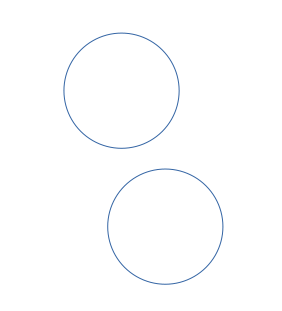
#> input picture circleHT/test2.png, 282 x 311 px
$ jupyter execute CircleHT.ipynb   (shell and % lines are left out)
#> lines starting #> are read from the running program, lines starting #| are printed output that depends on the picture; after the words box and inside, x2 and y2 are one past the last pixel; in counts of white or black regions, pixels touching at a corner belong together
[cell 1]
import numpy as np
import cv2
from numba import njit

[cell 2]
def constructIndices(edges):
    ''' This function returns the indices of the non zero edges
    '''
    args = np.argwhere(edges > 0)
    I = args[:, 1]
    J = args[:, 0]
    return I, J

[cell 3]
def findMaxima(hSpace, numOfMaxima, delta):
    ''' This function returns the local maximas of the accumulator.
        :param accum: The accumulator for the query image.
        :param delta: The radius around the local maxima to set to zero.
        :rtype: list(tuple)
    '''
    maxs = []

    for i in range(numOfMaxima):

        mx = np.argwhere(hSpace == np.max(hSpace))[0]
        y, x = mx[0], mx[1]
        maxs.append((x ,y))
        hSpace[y - delta : y + delta, x - delta : x + delta] = 0

    return maxs

[cell 4]
@njit
def checkBelongs(I, J, x_c, y_c, R):
    ''' This function find the indices that a point belongs to a circle.
    :param I: int[:] // Indicis of possible circle point
    :param x_c: int // x coordinates of the circle.
    :param R: int // radius of the circle.
    :rtype: int[:]

    '''
    d = (I - x_c) ** 2 + (J - y_c) ** 2
    return np.where(np.abs(d - R ** 2) < 1e-3, 1, 0)

[cell 5]
@njit(cache=True)
def constructAccum(I, J, R, shape):
    ''' This function construct the accumulator for a circle with radius R.
        :param shape:
    '''
    m, n = shape
    accum = np.zeros((m, n))
    for i in range(m):
        for j in range(n):
            accum[i, j] += np.sum(checkBelongs(I, J, j, i, R))
    return accum

[cell 6]
## We fix the radius to 58
img = 255 - cv2.imread('test2.png', 0)
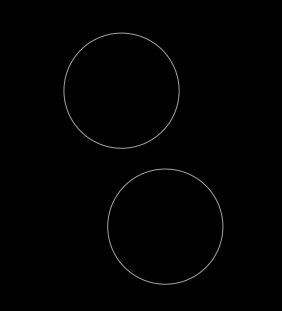
#> img: shape (311, 282); min 0, max 160, mean 1.3

cv2.imshow('Circle', img)
cv2.waitKey()
cv2.destroyAllWindows()

I, J = constructIndices(img)
#> in constructIndices, `args = np.argwhere(edges > 0)`: args = 1590 pairs, first value 32 to 284, second value 63 to 223
#> in constructIndices, `I = args[:, 1]`: I = 1590 values, max 223 at index 1171, min 63 at index 357, mean 142.8
#> in constructIndices, `J = args[:, 0]`: J = 1590 values from 32 to 284
#> J = 1590 values from 32 to 284

A = constructAccum(I, J, 58, img.shape)
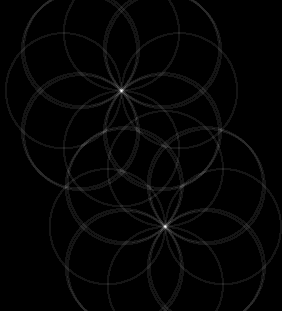
#> A: shape (311, 282) float64; min 0, max 12, mean 0.198; drawn with min black and max white

maxs = findMaxima(A, 2, 5)
#> the loop in findMaxima, `for i in range(numOfMaxima): ` made 2 passes
#> (y, x) on passes 1 to 2: (90, 121), (226, 165)
#> after the loop in findMaxima, `for i in range(numOfMaxima):`:
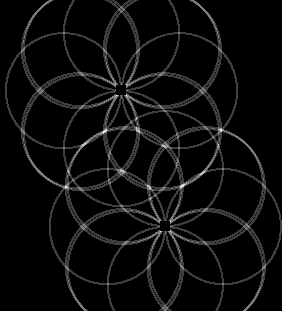
#> hSpace: shape (311, 282) float64; min 0, max 4, mean 0.191; drawn with min black and max white
#> after the loop in findMaxima, `for i in range(numOfMaxima):`: maxs = [(121, 90), (165, 226)]
#> maxs = [(121, 90), (165, 226)]

for mx in maxs:
    cv2.circle(img, mx, 58, (255, 255, 255), 3)
#> this loop made 2 passes
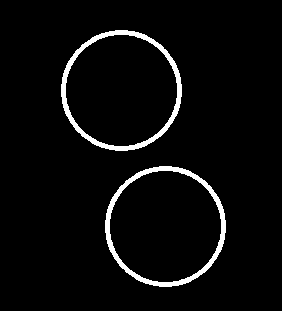
#> img: shape (311, 282); 4.1% white; 2 white regions, box (x1, y1, x2, y2) and area: (61, 30, 182, 151) 1778, (105, 166, 226, 287) 1778

cv2.imshow('Circle', img)
cv2.waitKey()
cv2.destroyAllWindows()

$ run again, with circleHT/test1.png copied over circleHT/test2.png
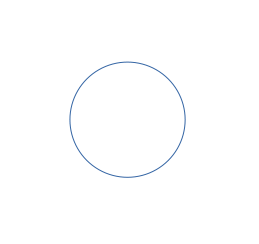
#> input picture circleHT/test1.png, 259 x 244 px
#> args = 798 pairs, first value 61 to 177, second value 69 to 185
#> in constructIndices, `I = args[:, 1]`: I = 798 values, max 185 at index 362, min 69 at index 357, mean 127
#> in constructIndices, `J = args[:, 0]`: J = 798 values from 61 to 177
#> the loop in findMaxima, `for i in range(numOfMaxima): ` made 2 passes
#> (y, x) on passes 1 to 2: (119, 127), (124, 122)
#> after the loop in findMaxima, `for i in range(numOfMaxima):`:
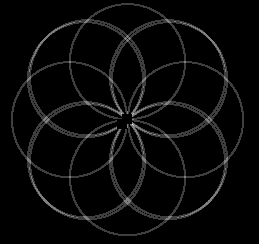
#> hSpace: shape (244, 259) float64; min 0, max 4, mean 0.145; drawn with min black and max white
#> after the loop in findMaxima, `for i in range(numOfMaxima):`: maxs = [(127, 119), (122, 124)]
#> the loop `for mx in maxs:` made 2 passes
#> after the loop `for mx in maxs:`:
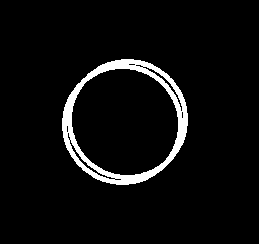
#> img: shape (244, 259); 5% white; 1 white region, box (x1, y1, x2, y2) and area: (62, 59, 188, 185) 3145

$ run again, with circleHT/test3.png copied over circleHT/test2.png
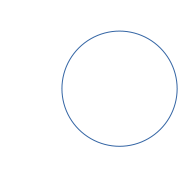
#> input picture circleHT/test3.png, 189 x 186 px
#> args = 798 pairs, first value 30 to 146, second value 61 to 177
#> in constructIndices, `I = args[:, 1]`: I = 798 values, max 177 at index 362, min 61 at index 357, mean 119
#> in constructIndices, `J = args[:, 0]`: J = 798 values from 30 to 146
#> the loop in findMaxima, `for i in range(numOfMaxima): ` made 2 passes
#> (y, x) on passes 1 to 2: (88, 119), (93, 114)
#> after the loop in findMaxima, `for i in range(numOfMaxima):`:
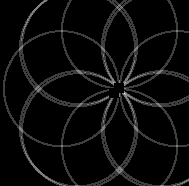
#> hSpace: shape (186, 189) float64; min 0, max 4, mean 0.186; drawn with min black and max white
#> after the loop in findMaxima, `for i in range(numOfMaxima):`: maxs = [(119, 88), (114, 93)]
#> the loop `for mx in maxs:` made 2 passes
#> after the loop `for mx in maxs:`:
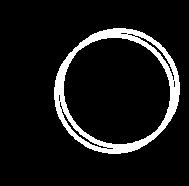
#> img: shape (186, 189); 8.9% white; 1 white region, box (x1, y1, x2, y2) and area: (54, 28, 180, 154) 3145
